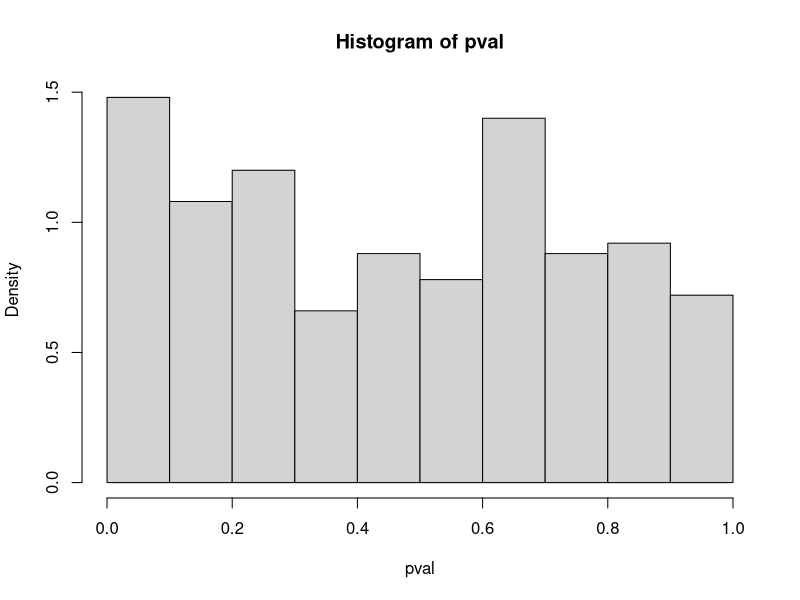
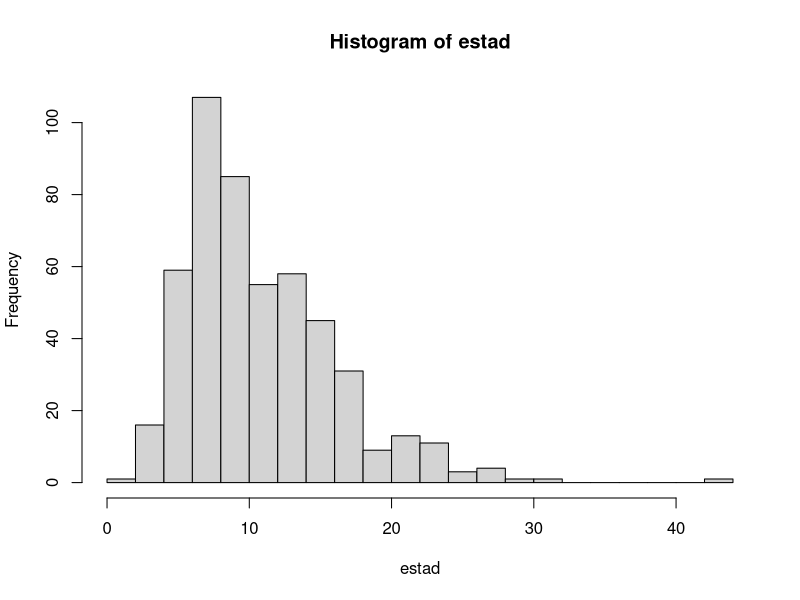

Source code (R) for these figures, in order:
## ---- chunk 1
# install.packages()
## ---- chunk 2
initRANDC <- function(semilla=as.numeric(Sys.time()), a=2^16+3, c=0, m=2^31) {
  .semilla <<- as.double(semilla) %% m  #C?lculos en doble precisi?n
  .a <<- a
  .c <<- c
  .m <<- m
  return(invisible(list(semilla=.semilla,a=.a,c=.c,m=.m))) #print(initRANDC())
}

RANDC <- function() {
    if (!exists(".semilla", envir=globalenv())) initRANDC()
    .semilla <<- (.a * .semilla + .c) %% .m
    return(.semilla/.m)
}

RANDCN <- function(n=1000) {
    x <- numeric(n)
    for(i in 1:n) x[i]<-RANDC()
    return(x)
    # return(replicate(n,RANDC()))  # Alternativa m?s r?pida    
}

## ---- chunk 3
initRANDC(2706,7^5,0,2^31-1)
w=RANDCN(9999)
## ---- chunk 4
initRANDC(2706,7^5,0,2^31-1)
npruebas <- 500
Tmuestra <- 50
pval <- rep(0,npruebas)
estad <- rep(0,npruebas)
for( i in 1:npruebas){
u <- RANDCN(Tmuestra)
jbu <- Box.test(u,lag=10,type="Ljung")
pval[i] <- jbu$p.value
estad[i] <- jbu$statistic
}
hist(pval, freq=F)
## ---- chunk 5
h <- hist(estad, breaks= "FD", freq=1)
